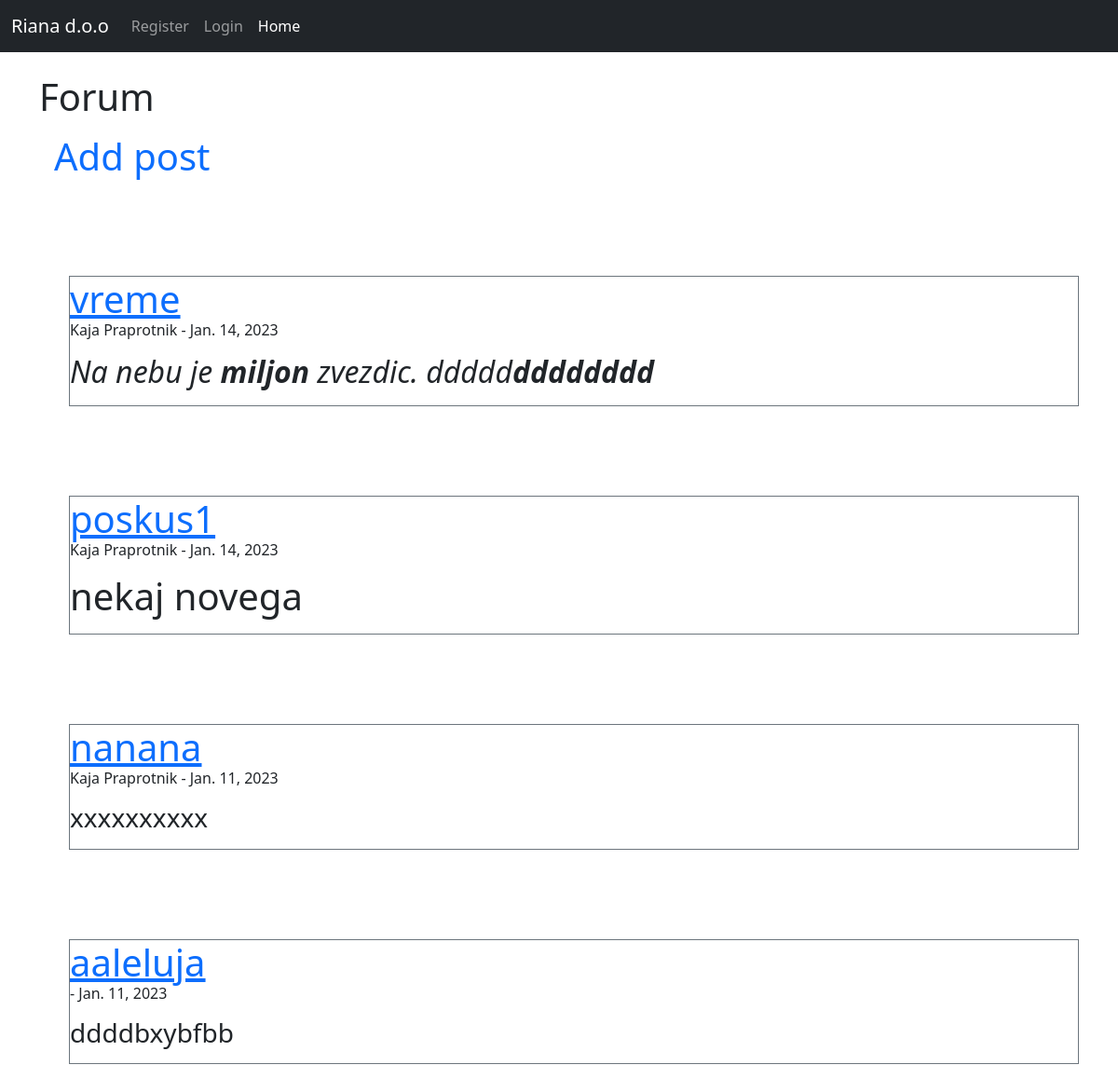
/forum (upper part), run on an earlier commit of the app's database.
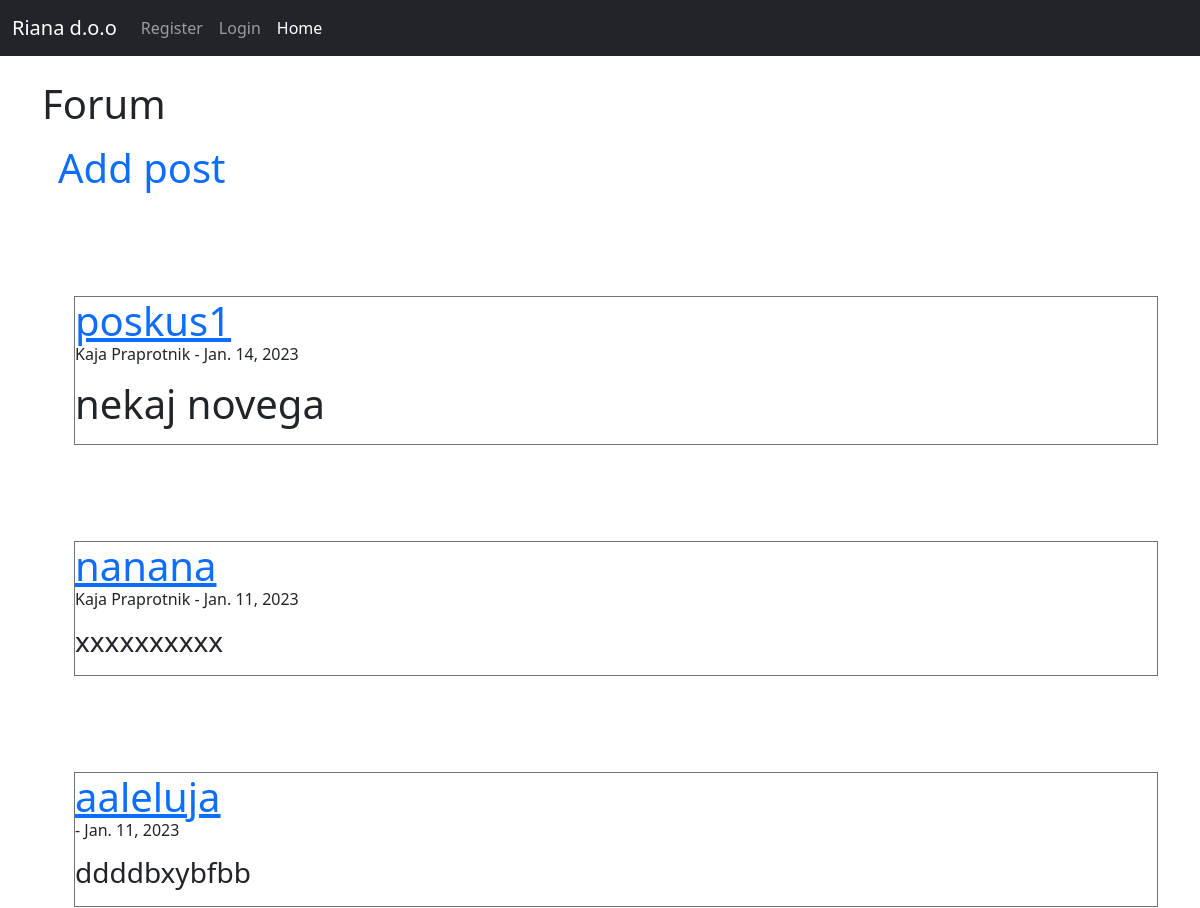
And on a later commit of the database.
### rianablog/models.py (models this page shows, shortened)
class Post(models.Model):
	title = models.CharField(max_length=255)
	author = models.ForeignKey(User, on_delete=models.CASCADE)
	body = RichTextField(blank=True, null=True)
	post_date = models.DateField(auto_now_add=True)

### rianablog/views.py (the view)
# urls.py: path('forum', ForumView.as_view(), name='forum-posts'),
class ForumView(ListView):
	model = Post
	template_name = 'forum.html'
	ordering = ['-post_date']

### rianablog/templates/forum.html (shortened to what this page needs)
{% extends 'base.html' %}
{% block content %}
<h1>Forum<h1>
<a class="nav-link" href="{% url 'add_post' %}">Add post</a>
	<br/>
	<br/>
<ul style="list-style-type:none;">
{% for post in object_list%}
	<li class="border border-secondary"> <a href="{% url 'blog-detail' post.pk %}">{{post.title}}</a><p class="fs-6">
		{{post.author.first_name}}
		{{post.author.last_name}}
		- {{post.post_date}}</p>
	<p class="fs-3">{{post.body|safe }}</p></li>
	<br/>
	<br/>
{% endfor%}
</ul>
{% endblock%}

What changed in the data, as far as the page shows it:
removed Post: title "vreme", author.first_name "Kaja", author.last_name "Praprotnik", post_date "Jan. 14, 2023", body "Na nebu je miljon zvezdic. ddddd dddddddd"
